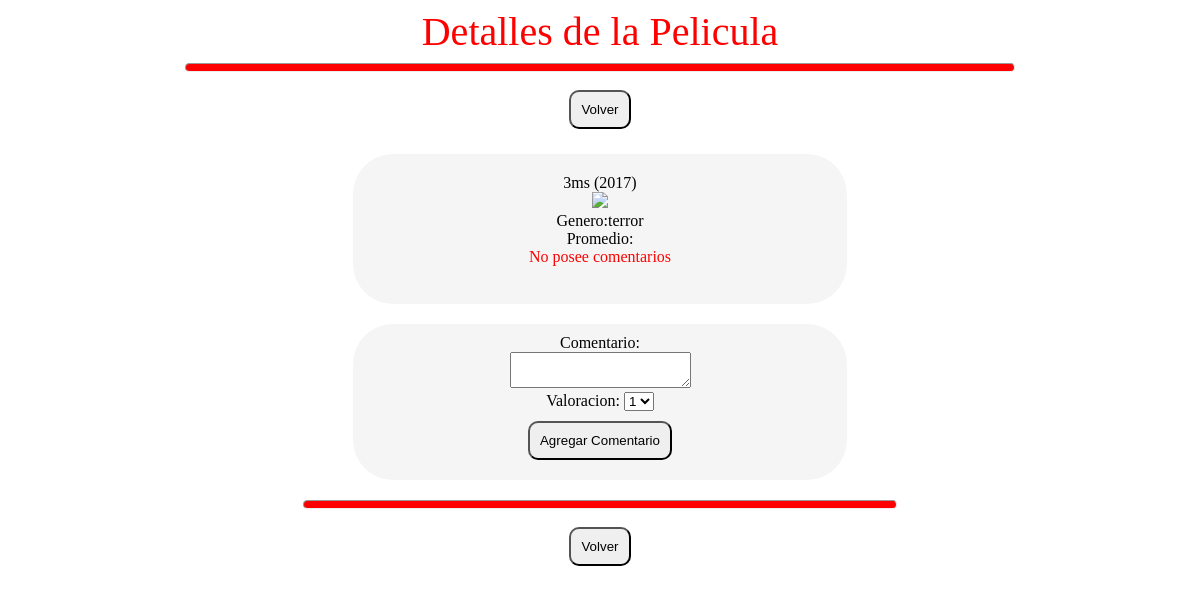
Screenshot of /php/verMas.php?idPelicula=3 (signed in) with the database file from the repository.
### tables this page shows
CREATE TABLE `peliculas` (
  `id` int(11) NOT NULL,
  `nombre` varchar(255) NOT NULL,
  `sinopsis` mediumtext NOT NULL,
  `anio` int(11) NOT NULL,
  `generos_id` int(11) NOT NULL,
  `contenidoimagen` longblob NOT NULL,
  `tipoimagen` varchar(45) NOT NULL
);

CREATE TABLE `generos` (
  `id` int(11) NOT NULL,
  `genero` varchar(255) NOT NULL
);

### php/usuario.php (called while the page is built, shortened)
<?php
class Usuario{
	public function islogin(){
		if (isset($_SESSION['idu'])){
			return true;
		}else{
			return false;
		}
	}
}

### php/verMas.php (the view, shortened to what this page needs)
<!DOCTYPE html>
<html lang="en">
<head>
	<link rel="stylesheet" type="text/css" href="../css/estilos.css">
</head>
<body>
<div class="ttitulo c">
	<label>Detalles de la Pelicula</label>
</div>
<hr class="hr1">
<form class='boton' action="../" method="POST">
	<center>
    <div><input class="bt" type='submit' value='Volver'></div>
    </center>
</form>
<?php
$link = connectdb();
$id = $_GET['idPelicula'];
$sql = "SELECT peliculas.nombre, peliculas.id, peliculas.sinopsis, peliculas.anio, generos.genero FROM peliculas INNER JOIN generos on peliculas.generos_id = generos.id WHERE peliculas.id = ".$id;
$result	= mysqli_query($link,$sql);
$row = (mysqli_fetch_array($result));
?>
<div class="peli2 c">
	<div class="npeli">
		<?php echo $row ['nombre']?> <?php echo "(".$row ['anio'].")"?> <br>
	</div>
	<img src="mostrarImagen.php?id=<?php echo $row ['id']?>"><br>
	<label class="negrita">Genero:</label><?php echo $row ['genero']?><br>
	<label class="negrita">Promedio:</label>
	<?php
			$peli = $row ['id'];
			$sql = "SELECT AVG(calificacion) as promedio FROM comentarios WHERE peliculas_id = $peli";
			$result	= mysqli_query($link,$sql);
			$row = (mysqli_fetch_array($result));
			if ( $row[0] !=null ){
		        echo $row ["promedio"];
	    	}else{
				echo "<div class='mensaje'>No posee comentarios</div>";
			}
			?><br>
</div>
<?php
		$idu = $_SESSION['idu'];
		$sql = "SELECT * FROM comentarios WHERE peliculas_id = $peli and usuarios_id = $idu";
		$result = mysqli_query($link,$sql);
		$row = (mysqli_fetch_array($result));
		include_once('usuario.php');
		$u = new Usuario();
    	if (($u->islogin()) && ($row == 0)){?>
    		<div class="ncomentario">
    		<center>
    		<form class="form-control" action="altacomen.php" onsubmit="return validarcomen()" method="POST">
				<label>Comentario:</label><br>
					<textarea id="texto" name="texto"></textarea>
				<br>
				<label for="valor">Valoracion:
					<select name="valor">
					<?php
						$num = 5;
						for ($i=1; $i<=$num ; $i++)
							echo "<option value=".$i.">".$i."</option>"
					?>
				</select>
				</label>
				<br>
    			<button class="bt" type="submit">Agregar Comentario</button>
			</form>
			</center>
		<?php
    	}
    echo '</div>';
?>
<hr class="hr2">
<form class='boton' action="../" method="POST">
	<center>
    <div><input class="bt" type='submit' value='Volver'></div>
    </center>
</form>
</body>
</html>

### css/estilos.css (style rules this page uses)
body { background-image: url(../images/fondo1.jpg); background-repeat: no-repeat; background-attachment: fixed }
.c { text-align: center; }
.mensaje { color: red; }
.ttitulo { color: red; font-size: 40px; }
.hr1 { width: 70%; height: 7px; color: red; background-color: red; border-radius: 40px; }
.hr2 { width: 50%; height: 7px; color: red; background-color: red; border-radius: 40px; }
.bt { padding: 10px 10px; border-radius: 10px; margin: 10px 10px; }
.peli2 { background-color: whitesmoke; width: 40%; margin: 15px auto; border-radius: 40px; padding: 20px 10px; }
.ncomentario { text-align: center; margin: 20px auto; background-color: whitesmoke; width: 40%; padding: 10px 10px; border-radius: 40px; }

### rows the page displays
peliculas: nombre "3ms", anio "2017", generos.genero "terror"

### other values shown
form field valor "1"
